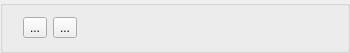
<?xml version="1.0" encoding="UTF-8"?>
<ui version="4.0">
 <class>VideoPlayerControls</class>
 <widget class="QGroupBox" name="VideoPlayerControls">
  <property name="geometry">
   <rect>
    <x>0</x>
    <y>0</y>
    <width>350</width>
    <height>53</height>
   </rect>
  </property>
  <property name="sizePolicy">
   <sizepolicy hsizetype="Expanding" vsizetype="Fixed">
    <horstretch>0</horstretch>
    <verstretch>0</verstretch>
   </sizepolicy>
  </property>
  <property name="minimumSize">
   <size>
    <width>350</width>
    <height>53</height>
   </size>
  </property>
  <property name="maximumSize">
   <size>
    <width>16777215</width>
    <height>53</height>
   </size>
  </property>
  <property name="windowTitle">
   <string>GroupBox</string>
  </property>
  <property name="title">
   <string/>
  </property>
  <layout class="QHBoxLayout" name="horizontalLayout">
   <property name="leftMargin">
    <number>20</number>
   </property>
   <property name="rightMargin">
    <number>20</number>
   </property>
   <item>
    <widget class="QToolButton" name="playButton">
     <property name="text">
      <string>...</string>
     </property>
    </widget>
   </item>
   <item>
    <widget class="QToolButton" name="stopButton">
     <property name="text">
      <string>...</string>
     </property>
    </widget>
   </item>
   <item>
    <spacer name="horizontalSpacer">
     <property name="orientation">
      <enum>Qt::Horizontal</enum>
     </property>
     <property name="sizeHint" stdset="0">
      <size>
       <width>40</width>
       <height>20</height>
      </size>
     </property>
    </spacer>
   </item>
  </layout>
 </widget>
 <resources/>
 <connections/>
</ui>
